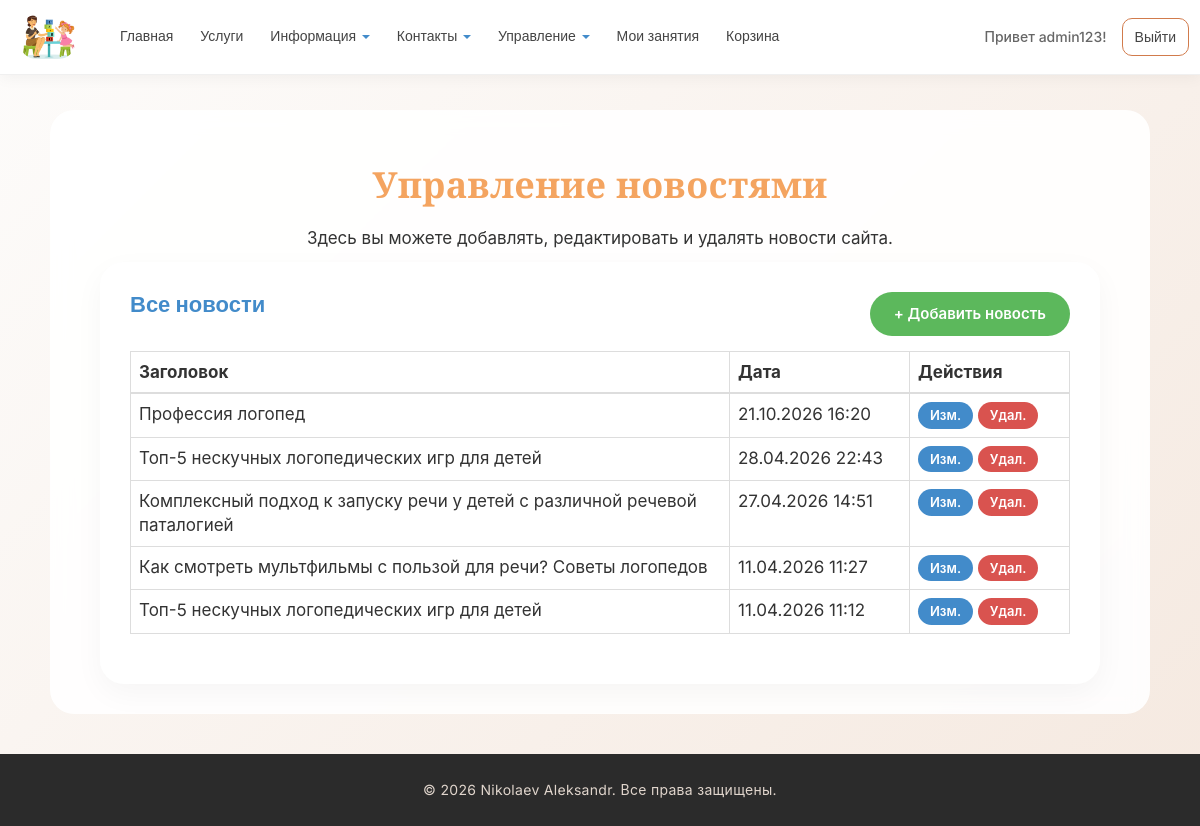
/admin-panel/news/ (signed in), run on the app's committed database.
### app/models.py (models this page shows, shortened)
class Blog(models.Model):
    title = models.CharField(max_length=100, unique_for_date = "posted", verbose_name="Заголовок")
    description = models.TextField(verbose_name="Краткое содержание")
    content = models.TextField(verbose_name="Полное содержание")
    posted = models.DateTimeField(default=datetime.now, db_index = True, verbose_name= "Опубликована")
    author = models.ForeignKey(User, null = True, blank = True, on_delete = models.SET_NULL, verbose_name="Автор")
    image = models.FileField(default = 'temp.jpg', verbose_name = "Путь к картинке")
    class Meta:
        db_table = "Posts"
        ordering = ["-posted"]
        verbose_name = "статья блога"
        verbose_name_plural = "cтатья блога"

### app/views.py (the view)
# urls.py: path('admin-panel/news/', views.admin_blog, name='admin_blog'),
@is_superuser
def admin_blog(request):
    all_posts = Blog.objects.all().order_by('-posted')
    return render(request, 'app/admin/manage_news.html', {
        'all_posts': all_posts,
        'year': datetime.now().year,
    })

### app/templates/app/admin/manage_news.html
{% extends "app/layout.html" %}
{% load static %}
{% block content %}
<div class="text-center mt-3 mb-4">
    <h1 class="title">Управление новостями</h1>
    <p class="description">Здесь вы можете добавлять, редактировать и удалять новости сайта.</p>
</div>
<div class="content-wrapper" style="max-width: 1000px; margin: 0 auto; background: #fff; padding: 30px; border-radius: 24px; box-shadow: 0 10px 30px rgba(0,0,0,0.04);">
    <div class="row pb-3 border-bottom" style="margin-left: 0; margin-right: 0; margin-bottom: 15px;">
        <div class="col-xs-6" style="padding-left: 0;">
            <h3 class="subtitle" style="margin: 0;">Все новости</h3>
        </div>
        <div class="col-xs-6 text-right" style="padding-right: 0;">
            <a href="{% url 'newpost' %}" class="btn-base btn-green">+ Добавить новость</a>
        </div>
    </div>
    {% if all_posts %}
    <table class="table table-bordered description">
        <thead>
            <tr>
                <th>Заголовок</th>
                <th style="width: 180px;">Дата</th>
                <th style="width: 160px;">Действия</th>
            </tr>
        </thead>
        <tbody>
            {% for post in all_posts %}
            <tr>
                <td>{{ post.title }}</td>
                <td>{{ post.posted|date:"d.m.Y H:i" }}</td>
                <td>
                    <a href="{% url 'edit_blogpost' parametr=post.id %}" class="btn-base btn-blue" style="padding: 4px 12px; font-size: 13px;">Изм.</a>
                    <a href="{% url 'delete_blogpost' parametr=post.id %}" class="btn-base btn-red" style="padding: 4px 12px; font-size: 13px;">Удал.</a>
                </td>
            </tr>
            {% endfor %}
        </tbody>
    </table>
    {% else %}
    <p class="description text-center py-4">Новостей пока нет. Самое время добавить первую!</p>
    {% endif %}
</div>
{% endblock %}

### app/templates/app/auth/loginpartial.html (shortened to what this page needs)
{% if user.is_authenticated %}
<form id="logoutForm" action="/logout/" method="post" class="navbar-right">
    <ul class="nav navbar-nav navbar-right">
        <li><span class="navbar-brand">Привет {{ user.username }}!</span></li>
        <li><a href="javascript:document.getElementById('logoutForm').submit()">Выйти</a></li>
    </ul>
</form>
{% else %}
<ul class="nav navbar-nav navbar-right">
    <li><a href="{% url 'login' %}">Войти</a></li>
</ul>
{% endif %}

### app/static/app/content/site.css (style rules this page uses)
* { margin: 0; padding: 0; box-sizing: border-box; font-family: 'Inter', -apple-system, BlinkMacSystemFont, 'Segoe UI', Roboto, sans-serif; }
body { font-weight: 400; background: linear-gradient(135deg, #fdfcfb 0%, #f5e9e0 100%); display: flex; flex-direction: column; min-height: 100vh; padding-top: 70px; color: #2d2d2d; line-height: 1.6; }
.content-wrapper { background: rgba(255, 255, 255, 0.9); backdrop-filter: blur(10px); border-radius: 24px; padding: 25px; }
.title { font-family: 'Playfair Display', serif; font-weight: 700; text-align: center; margin: 25px 0 20px; color: sandybrown; font-size: 36px; letter-spacing: 0.3px; }
.subtitle { font-family: 'Inter', sans-serif; font-size: 22px; font-weight: 700; margin: 18px 0 10px; color: #428bca; transition: color 0.3s ease; }
p, .description, li { font-size: 17px; font-weight: 400; line-height: 1.6; color: #333; }
.navbar-brand { display: flex; align-items: center; flex-shrink: 0; }
.nav.navbar-nav { display: flex; gap: 3px; list-style: none; flex-wrap: wrap; align-items: center; margin: 0; }
.nav.navbar-nav li a { font-family: 'Inter', sans-serif; font-weight: 500; font-size: 14px; color: #444; padding: 8px 12px; border-radius: 10px; text-decoration: none; transition: all 0.2s ease; white-space: nowrap; }
.navbar-right { display: flex; align-items: center; gap: 10px; list-style: none; margin: 0; padding: 0; flex-shrink: 0; white-space: nowrap; }
.navbar-right li span.navbar-brand { font-weight: 500; font-size: 14px; color: #666; padding: 8px 12px; }
.navbar-right li a { font-family: 'Inter', sans-serif; font-weight: 500; font-size: 14px; padding: 8px 14px; border-radius: 20px; text-decoration: none; border: 1px solid #d17b4c; transition: all 0.2s ease; white-space: nowrap; }
.btn-base { border: none; padding: 10px 24px; border-radius: 30px; font-weight: 600; font-size: 15px; cursor: pointer; transition: all 0.2s ease; text-decoration: none; display: inline-block; text-align: center; }
a { text-decoration: none; }
.btn-green { background: #5cb85c; color: white !important; }
.btn-blue { background: #428bca; color: white !important; }
.btn-red { background: #d9534f; color: white !important; }
.row { display: flex; flex-wrap: wrap; }

### data on the page
Blog: title "Профессия логопед", posted "21.10.2026 16:20"
Blog: title "Топ-5 нескучных логопедических игр для детей", posted "28.04.2026 22:43"
Blog: title "Комплексный подход к запуску речи у детей с различной речевой паталогией", posted "27.04.2026 14:51"
Blog: title "Как смотреть мультфильмы с пользой для речи? Советы логопедов", posted "11.04.2026 11:27"
Blog: title "Топ-5 нескучных логопедических игр для детей", posted "11.04.2026 11:12"

### other printed values
{{ user.username }} "admin123"
